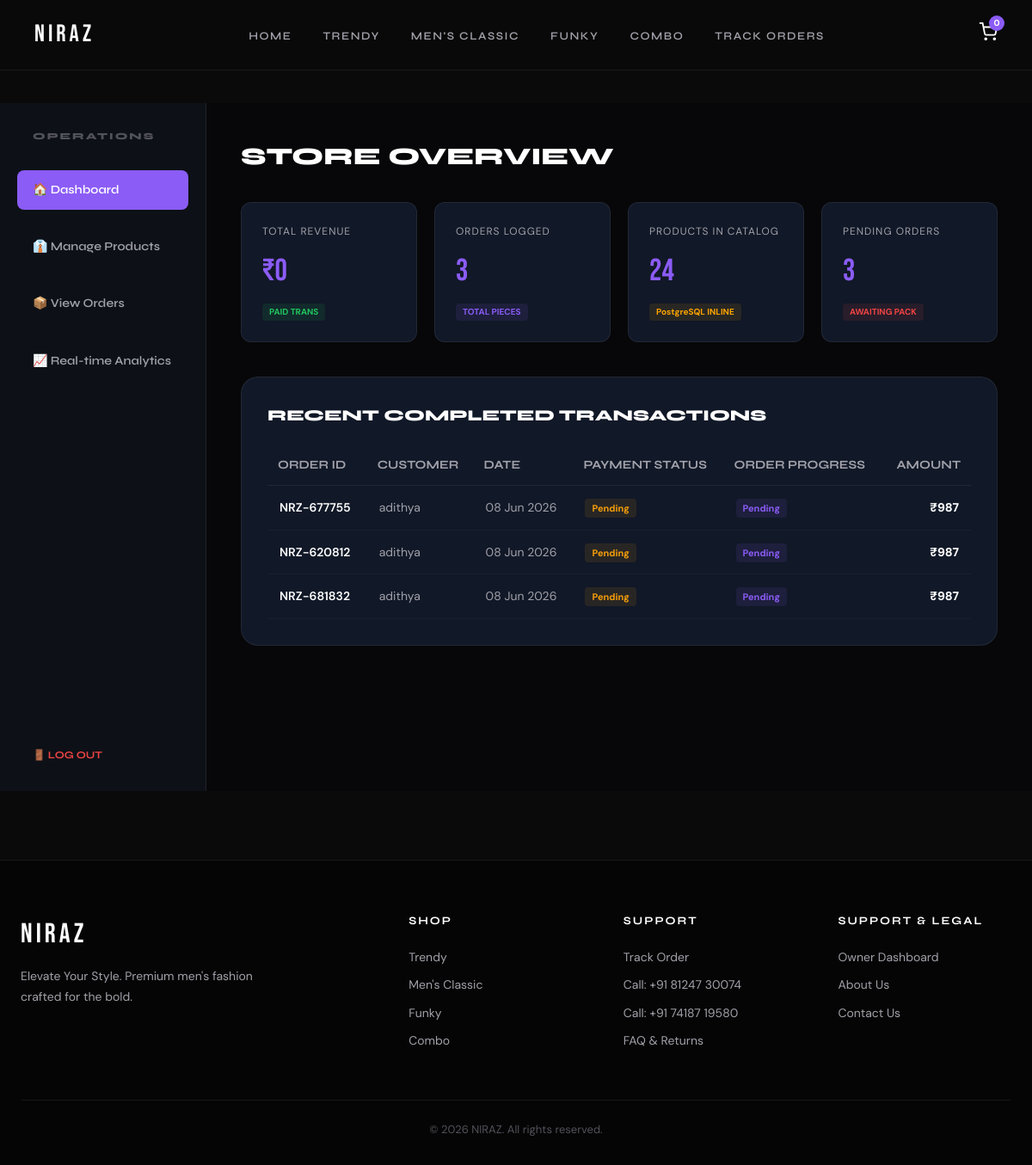
The page /dashboard/ (signed in) on the database its author committed.
### orders/models.py (models this page shows, shortened)
class Order(models.Model):
    STATUS_PENDING = 'Pending'
    STATUS_PACKED = 'Packed'
    STATUS_SHIPPED = 'Shipped'
    STATUS_DELIVERED = 'Delivered'
    STATUS_CHOICES = [
        (STATUS_PENDING, 'Pending'),
        (STATUS_PACKED, 'Packed'),
        (STATUS_SHIPPED, 'Shipped'),
        (STATUS_DELIVERED, 'Delivered'),
    ]
    PAYMENT_PENDING = 'Pending'
    PAYMENT_COMPLETED = 'Completed'
    PAYMENT_FAILED = 'Failed'
    PAYMENT_CHOICES = [
        (PAYMENT_PENDING, 'Pending'),
        (PAYMENT_COMPLETED, 'Completed'),
        (PAYMENT_FAILED, 'Failed'),
    ]
    customer_name = models.CharField(max_length=150)
    phone_number = models.CharField(max_length=20)
    address = models.TextField()
    city = models.CharField(max_length=100, default='')
    pincode = models.CharField(max_length=10, default='')
    state = models.CharField(max_length=100, default='')
    subtotal = models.DecimalField(max_digits=10, decimal_places=2)
    discount = models.DecimalField(max_digits=10, decimal_places=2, default=0.00)
    total_amount = models.DecimalField(max_digits=10, decimal_places=2)
    payment_status = models.CharField(max_length=20, choices=PAYMENT_CHOICES, default=PAYMENT_PENDING)
    order_status = models.CharField(max_length=20, choices=STATUS_CHOICES, default=STATUS_PENDING)
    tracking_code = models.CharField(max_length=20, unique=True, blank=True)
    created_at = models.DateTimeField(auto_now_add=True)
    @property
    def total_amount_as_int(self):
        return int(self.total_amount)

### dashboard/views.py (the view)
# urls.py: path('', views.dashboard_home, name='dashboard_home'),
@login_required
def dashboard_home(request):
    completed_orders = Order.objects.filter(payment_status=Order.PAYMENT_COMPLETED)
    total_revenue = completed_orders.aggregate(Sum('total_amount'))['total_amount__sum'] or 0.00
    total_orders = Order.objects.count()
    total_products = Product.objects.count()
    pending_orders_count = Order.objects.filter(order_status=Order.STATUS_PENDING).count()
    recent_orders = Order.objects.order_by('-created_at')[:8]
    context = {
        'total_revenue': int(total_revenue),
        'total_orders': total_orders,
        'total_products': total_products,
        'pending_orders_count': pending_orders_count,
        'recent_orders': recent_orders,
    }
    return render(request, 'dashboard/home.html', context)

### cart/cart.py (called while the page is built)
    def __len__(self):
        return sum(item['quantity'] for item in self.cart.values())

### cart/context_processors.py (called while the page is built)
def cart(request):
    return {'cart': Cart(request)}

### templates/dashboard/home.html (shortened to what this page needs)
{% extends 'base.html' %}
{% load static %}
{% block content %}
<div class="container section" style="padding-top:120px;">
  <div class="dashboard-container">
    <div class="dash-sidebar">
      <div style="font-family: var(--font-head); font-size: 11px; font-weight:800; letter-spacing:2px; text-transform:uppercase; color:var(--gray2); padding-left: 18px; margin-bottom: 10px;">OPERATIONS</div>
      <a href="{% url 'dashboard:dashboard_home' %}" class="dash-menu-item active">🏠 Dashboard</a>
      <a href="{% url 'dashboard:product_list' %}" class="dash-menu-item">👔 Manage Products</a>
      <a href="{% url 'dashboard:order_list' %}" class="dash-menu-item">📦 View Orders</a>
      <a href="{% url 'dashboard:analytics_view' %}" class="dash-menu-item">📈 Real-time Analytics</a>
      <div style="margin-top:auto; padding-top:40px;">
        <a href="{% url 'dashboard:owner_logout' %}" style="display:inline-flex; align-items:center; gap:8px; font-family:var(--font-head); font-size:12px; font-weight:700; text-transform:uppercase; color:#EF4444; text-decoration:none; padding-left: 18px;">
          🚪 Log Out
        </a>
      </div>
    </div>
    <div class="dash-content">
      <h2 style="font-family: var(--font-head); font-size: 28px; font-weight:800; margin-bottom: 30px;">STORE OVERVIEW</h2>
      <div class="stat-card-grid">
        <div class="stat-card">
          <div class="stat-label">TOTAL REVENUE</div>
          <div class="stat-number">₹{{ total_revenue|default:0 }}</div>
          <div class="stat-tag" style="background: rgba(34,197,94,0.1); color: var(--green);">PAID TRANS</div>
        </div>
        <div class="stat-card">
          <div class="stat-label">ORDERS LOGGED</div>
          <div class="stat-number">{{ total_orders }}</div>
          <div class="stat-tag" style="background: rgba(139,92,246,0.1); color: var(--purple);">TOTAL PIECES</div>
        </div>
        <div class="stat-card">
          <div class="stat-label">PRODUCTS IN CATALOG</div>
          <div class="stat-number">{{ total_products }}</div>
          <div class="stat-tag" style="background: rgba(255,165,0,0.1); color: orange;">PostgreSQL INLINE</div>
        </div>
        <div class="stat-card">
          <div class="stat-label">PENDING ORDERS</div>
          <div class="stat-number">{{ pending_orders_count }}</div>
          <div class="stat-tag" style="background: rgba(239,68,68,0.1); color: #EF4444;">AWAITING PACK</div>
        </div>
      </div>
      <div style="background: var(--card); border: 1px solid var(--border); border-radius: var(--radius-lg); padding: 30px;">
        <h3 style="font-family: var(--font-head); font-weight:800; font-size: 18px; margin-bottom: 20px; text-transform: uppercase;">Recent Completed Transactions</h3>
        <div style="overflow-x: auto;">
          <table style="width: 100%; border-collapse: collapse; text-align: left; font-size: 14px;">
            <thead>
              <tr style="border-bottom: 1px solid var(--border); color: var(--gray); font-family: var(--font-head); font-weight:700;">
                <th style="padding:12px;">ORDER ID</th>
                <th style="padding:12px;">CUSTOMER</th>
                <th style="padding:12px;">DATE</th>
                <th style="padding:12px;">PAYMENT STATUS</th>
                <th style="padding:12px;">ORDER PROGRESS</th>
                <th style="padding:12px; text-align: right;">AMOUNT</th>
              </tr>
            </thead>
            <tbody>
              {% for o in recent_orders %}
              <tr style="border-bottom: 1px solid rgba(255,255,255,0.03); color: var(--gray);">
                <td style="padding:14px; font-weight: 600; color: var(--white);">{{ o.tracking_code }}</td>
                <td style="padding:14px;">{{ o.customer_name }}</td>
                <td style="padding:14px;">{{ o.created_at|date:"d M Y" }}</td>
                <td style="padding:14px;">
                  <span style="font-size: 11px; padding: 4px 8px; border-radius: 4px; font-weight: 700;
                    {% if o.payment_status == 'Completed' %} background:rgba(34,197,94,0.1); color:var(--green);
                    {% elif o.payment_status == 'Failed' %} background:rgba(239,68,68,0.1); color:#EF4444;
                    {% else %} background:rgba(245,158,11,0.1); color:#f59e0b;
                    {% endif %}">
                    {{ o.payment_status }}
                  </span>
                </td>
                <td style="padding:14px;">
                  <span style="font-size: 11px; padding: 4px 8px; border-radius: 4px; font-weight: 700; background: rgba(139,92,246,0.1); color: var(--purple);">
                    {{ o.order_status }}
                  </span>
                </td>
                <td style="padding:14px; text-align: right; font-weight:800; color: var(--white);">₹{{ o.total_amount_as_int }}</td>
              </tr>
              {% empty %}
              <tr>
                <td colspan="6" style="padding: 20px; text-align: center; color: var(--gray2);">No orders logged yet. Check checkout pages!</td>
              </tr>
              {% endfor %}
            </tbody>
          </table>
        </div>
      </div>
    </div>
  </div>
</div>
{% endblock %}

### static/css/main.css (style rules this page uses)
:root { --bg: #0A0A0A; --card: #111827; --card2: #0f1720; --purple: #8B5CF6; --purple-dark: #6d3fd4; --purple-glow: rgba(139,92,246,0.25); --green: #22C55E; --white: #FFFFFF; --gray: #A1A1AA; --gray2: #52525B; --border: rgba(255,255,255,0.07); --font-display: 'Bebas Neue', cursive; --font-head: 'Syne', sans-serif; --font-body: 'DM Sans', sans-serif; --radius: 12px; --radius-lg: 20px; --transition: 0.3s cubic-bezier(0.4,0,0.2,1); }
*, *::before, *::after { box-sizing: border-box; margin: 0; padding: 0; }
html { scroll-behavior: smooth; }
body { background: var(--bg); color: var(--white); font-family: var(--font-body); line-height: 1.6; overflow-x: hidden; }
a { text-decoration: none; color: inherit; }
.container { max-width: 1200px; margin: 0 auto; padding: 0 24px; }
.section { padding: 80px 0; }
.dashboard-container { display: grid; grid-template-columns: 240px 1fr; min-height: 100vh; padding-top: 0; }
.dash-sidebar { background: #0D1117; border-right: 1px solid var(--border); padding: 30px 20px; display: flex; flex-direction: column; gap: 20px; }
.dash-menu-item { display: flex; align-items: center; gap: 12px; padding: 12px 18px; border-radius: 8px; font-family: var(--font-head); font-weight: 600; font-size: 14px; color: var(--gray); transition: var(--transition); }
.dash-menu-item:hover, .dash-menu-item.active { background: var(--purple); color: var(--white); }
.dash-content { padding: 40px; background: #070709; overflow-y: auto; }
.stat-card-grid { display: grid; grid-template-columns: repeat(4, 1fr); gap: 20px; margin-bottom: 40px; }
.stat-card { background: var(--card); border: 1px solid var(--border); border-radius: var(--radius); padding: 24px; }
.stat-label { font-size: 12px; text-transform: uppercase; color: var(--gray); letter-spacing: 1px; margin-bottom: 8px; }
.stat-number { font-family: var(--font-display); font-size: 36px; color: var(--purple); }
.stat-tag { display: inline-block; padding: 2px 8px; font-size: 10px; font-weight: 700; border-radius: 4px; margin-top: 8px; }

### rows shown on the page
Order: tracking_code "NRZ-677755", customer_name "adithya", created_at "08 Jun 2026", payment_status "Pending", order_status "Pending", total_amount_as_int "987"
Order: tracking_code "NRZ-620812", customer_name "adithya", created_at "08 Jun 2026", payment_status "Pending", order_status "Pending", total_amount_as_int "987"
Order: tracking_code "NRZ-681832", customer_name "adithya", created_at "08 Jun 2026", payment_status "Pending", order_status "Pending", total_amount_as_int "987"

### other values the page prints
{{ cart|length|default:"0" }} "0"
{{ total_revenue|default:0 }} "0"
{{ total_orders }} "3"
{{ total_products }} "24"
{{ pending_orders_count }} "3"
